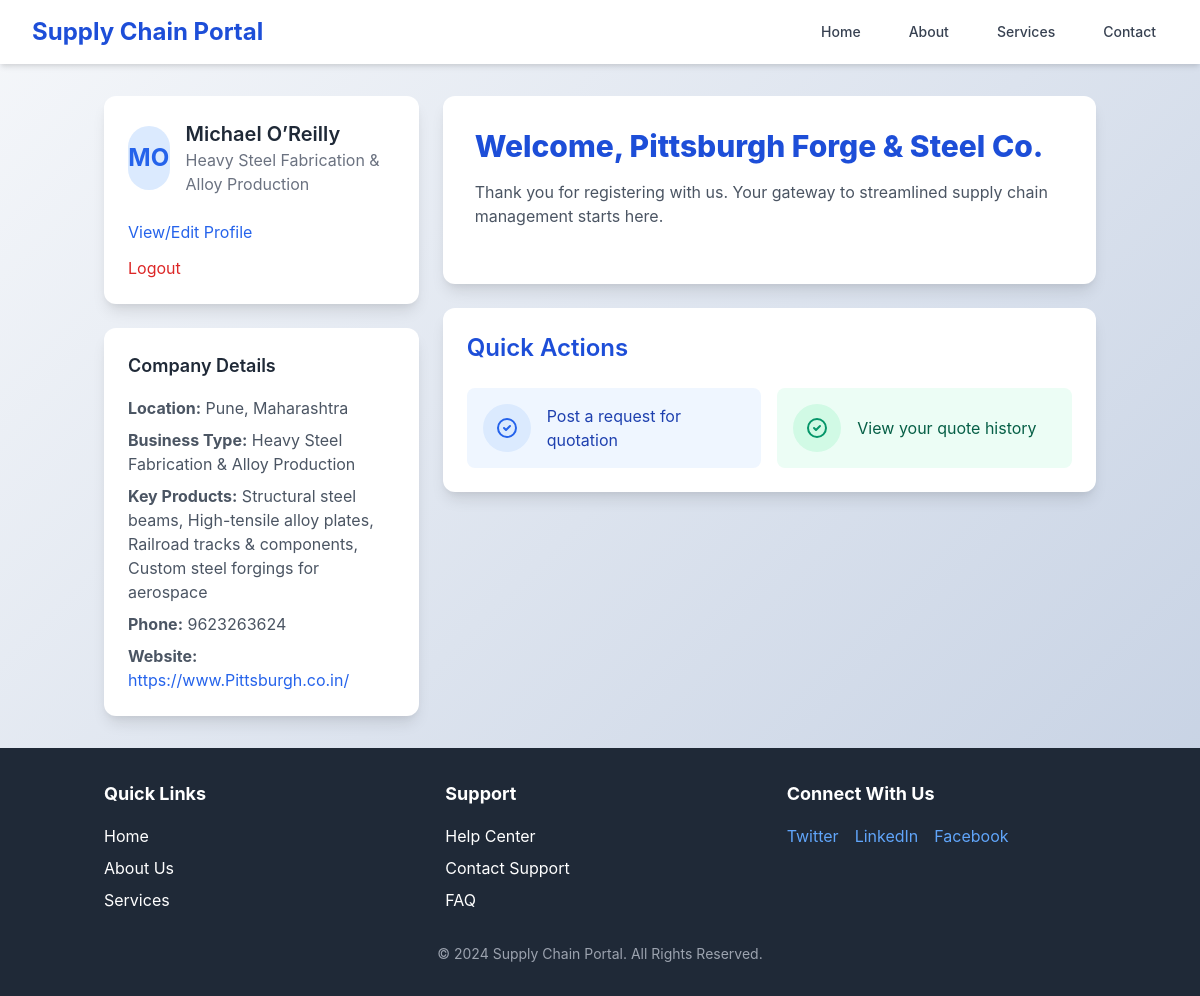
/manufacturer/dashboard/ (signed in), run on the app's committed database.
### manufacturer/models.py (models this page shows, shortened)
class Manufacturer(models.Model):
    user = models.OneToOneField(User, on_delete=models.CASCADE)
    first_name = models.CharField(max_length=100)
    last_name = models.CharField(max_length=100)
    company_name = models.CharField(max_length=200)
    address = models.CharField(max_length=255)
    city = models.CharField(max_length=100)
    state = models.CharField(max_length=100)
    business_type = models.CharField(max_length=100)
    website = models.URLField(blank=True)
    phone_number = models.CharField(max_length=20)
    key_products = models.TextField()

### manufacturer/views.py (the view)
# urls.py: path('dashboard/', views.manufacturer_dashboard, name='manufacturer_dashboard'),
def manufacturer_dashboard(request):
    if not request.user.is_authenticated:
        return redirect('manufacturer_login')
    try:
        manufacturer = Manufacturer.objects.get(user=request.user)
        return render(request, 'manufacturer/dashboard.html', {
            'manufacturer': manufacturer
        })
    except Manufacturer.DoesNotExist:
        return redirect('manufacturer_login')

### manufacturer/templates/manufacturer/dashboard.html (shortened to what this page needs)
<!DOCTYPE html>
<html lang="en">
<head>
    <link href="https://cdnjs.cloudflare.com/ajax/libs/tailwindcss/2.2.19/tailwind.min.css" rel="stylesheet">
</head>
<body class="min-h-screen flex flex-col bg-gray-50">
    <nav class="relative bg-white shadow-md">
        <div class="max-w-7xl mx-auto px-4 sm:px-6 lg:px-8">
            <div class="flex justify-between items-center h-16">
                <div class="flex items-center">
                    <h1 class="text-2xl font-bold text-blue-700">Supply Chain Portal</h1>
                </div>
                <div id="mobile-nav" class="nav-menu hidden md:flex space-x-6">
                    <a href="#" class="text-gray-700 hover:text-blue-600 px-3 py-2 text-sm font-medium">Home</a>
                    <a href="#" class="text-gray-700 hover:text-blue-600 px-3 py-2 text-sm font-medium">About</a>
                    <a href="#" class="text-gray-700 hover:text-blue-600 px-3 py-2 text-sm font-medium">Services</a>
                    <a href="#" class="text-gray-700 hover:text-blue-600 px-3 py-2 text-sm font-medium">Contact</a>
                </div>
            </div>
        </div>
    </nav>
    <main class="flex-grow container mx-auto px-4 py-8">
        <div class="grid md:grid-cols-3 gap-6 flex-wrap-reverse">
            <div class="md:col-span-1 space-y-6 profile-section">
                <div class="bg-white p-6 rounded-xl shadow-lg dashboard-card">
                    <div class="flex items-center space-x-4">
                        <div class="w-16 h-16 bg-blue-100 rounded-full flex items-center justify-center">
                            <span class="text-2xl font-bold text-blue-600">
                                {{ manufacturer.first_name.0 }}{{ manufacturer.last_name.0 }}
                            </span>
                        </div>
                        <div>
                            <h2 class="text-xl font-semibold text-gray-800">
                                {{ manufacturer.first_name }} {{ manufacturer.last_name }}
                            </h2>
                            <p class="text-gray-500">{{ manufacturer.business_type }}</p>
                        </div>
                    </div>
                    <div class="mt-6 space-y-3">
                        <a href="{% url 'manufacturer_profile' %}" class="block text-blue-600 hover:text-blue-800 action-link">
                            View/Edit Profile
                        </a>
                        <a href="{% url 'logout' %}" class="block text-red-600 hover:text-red-800 action-link">
                            Logout
                        </a>
                    </div>
                </div>
                <div class="bg-white p-6 rounded-xl shadow-lg dashboard-card">
                    <h3 class="text-lg font-semibold text-gray-800 mb-4">Company Details</h3>
                    <div class="space-y-2 text-gray-600">
                        <p><strong>Location:</strong> {{ manufacturer.city }}, {{ manufacturer.state }}</p>
                        <p><strong>Business Type:</strong> {{ manufacturer.business_type }}</p>
                        <p><strong>Key Products:</strong> {{ manufacturer.key_products }}</p>
                        <p><strong>Phone:</strong> {{ manufacturer.phone_number }}</p>
                        {% if manufacturer.website %}
                        <p>
                            <strong>Website:</strong>
                            <a href="{{ manufacturer.website }}" target="_blank" class="text-blue-600 hover:underline">
                                {{ manufacturer.website }}
                            </a>
                        </p>
                        {% endif %}
                    </div>
                </div>
            </div>
            <div class="md:col-span-2 space-y-6 actions-section">
                <div class="bg-white p-8 rounded-xl shadow-lg dashboard-card animate-pulse-slow">
                    <h1 class="text-3xl font-extrabold text-blue-700 mb-4">
                        Welcome, {{ manufacturer.company_name }}
                    </h1>
                    <p class="text-gray-600 mb-6">
                        Thank you for registering with us. Your gateway to streamlined supply chain management starts here.
                    </p>
                </div>
                <div class="bg-white p-6 rounded-xl shadow-lg dashboard-card">
                    <h2 class="text-2xl font-semibold text-blue-700 mb-6">Quick Actions</h2>
                    <div class="grid sm:grid-cols-2 gap-4 action-cards">
                        <a href="{% url 'manufacturer_request_quote' %}"
                           class="bg-blue-50 p-4 rounded-lg hover:bg-blue-100 transition flex items-center space-x-4 action-link">
                            <div class="bg-blue-100 p-3 rounded-full">
                                <svg xmlns="http://www.w3.org/2000/svg" class="h-6 w-6 text-blue-600" fill="none" viewBox="0 0 24 24" stroke="currentColor">
                                    <path stroke-linecap="round" stroke-linejoin="round" stroke-width="2" d="M9 12l2 2 4-4m6 2a9 9 0 11-18 0 9 9 0 0118 0z" />
                                </svg>
                            </div>
                            <span class="text-blue-800">Post a request for quotation</span>
                        </a>
                        <a href="{% url 'manufacturer_quote_history' %}"
                           class="bg-green-50 p-4 rounded-lg hover:bg-green-100 transition flex items-center space-x-4 action-link">
                            <div class="bg-green-100 p-3 rounded-full">
                                <svg xmlns="http://www.w3.org/2000/svg" class="h-6 w-6 text-green-600" fill="none" viewBox="0 0 24 24" stroke="currentColor">
                                    <path stroke-linecap="round" stroke-linejoin="round" stroke-width="2" d="M9 12l2 2 4-4m6 2a9 9 0 11-18 0 9 9 0 0118 0z" />
                                </svg>
                            </div>
                            <span class="text-green-800">View your quote history</span>
                        </a>
                    </div>
                </div>
            </div>
        </div>
    </main>
    <footer class="bg-gray-800 text-white py-8">
        <div class="container mx-auto px-4 grid grid-cols-1 sm:grid-cols-2 md:grid-cols-3 gap-8">
            <div>
                <h3 class="text-lg font-bold mb-4">Quick Links</h3>
                <ul class="space-y-2">
                    <li><a href="#" class="hover:text-blue-400">Home</a></li>
                    <li><a href="#" class="hover:text-blue-400">About Us</a></li>
                    <li><a href="#" class="hover:text-blue-400">Services</a></li>
                </ul>
            </div>
            <div>
                <h3 class="text-lg font-bold mb-4">Support</h3>
                <ul class="space-y-2">
                    <li><a href="#" class="hover:text-blue-400">Help Center</a></li>
                    <li><a href="#" class="hover:text-blue-400">Contact Support</a></li>
                    <li><a href="#" class="hover:text-blue-400">FAQ</a></li>
                </ul>
            </div>
            <div>
                <h3 class="text-lg font-bold mb-4">Connect With Us</h3>
                <div class="flex space-x-4">
                    <a href="#" class="text-blue-400 hover:text-blue-600">Twitter</a>
                    <a href="#" class="text-blue-400 hover:text-blue-600">LinkedIn</a>
                    <a href="#" class="text-blue-400 hover:text-blue-600">Facebook</a>
                </div>
            </div>
        </div>
        <div class="text-center mt-8 text-sm text-gray-400">
            © 2024 Supply Chain Portal. All Rights Reserved.
        </div>
    </footer>
</body>
</html>

### manufacturer/templates/manufacturer/dashboard.html (style rules this page uses)
body { background: linear-gradient(135deg, #f5f7fa 0%, #c3cfe2 100%); font-family: 'Inter', sans-serif; }
.dashboard-card { transition: all 0.3s ease; transform-origin: center; }
.action-link { transition: all 0.3s ease; position: relative; overflow: hidden; }
.action-link::after { content: ''; position: absolute; bottom: 0; left: 0; width: 0; height: 2px; background-color: #3b82f6; transition: width 0.3s ease; }
.animate-pulse-slow { animation: pulse 3s infinite; }

### data on the page
Manufacturer: first_name.0 "M", last_name.0 "O", first_name "Michael", last_name "O’Reilly", business_type "Heavy Steel Fabrication & Alloy Production", city "Pune", state "Maharashtra", key_products "Structural steel beams, High-tensile alloy plates, Railroad tracks & components, Custom steel forgings for aerospace", phone_number "9623263624", website "https://www.Pittsburgh.co.in/", company_name "Pittsburgh Forge & Steel Co."
